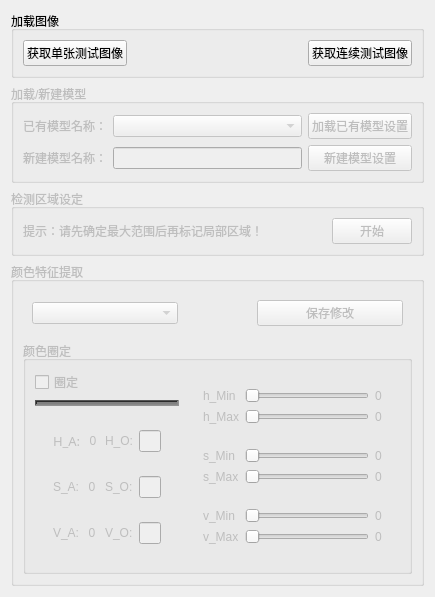
              <widget class="QWidget" name="pageCreateModel">
               <property name="geometry">
                <rect>
                 <x>0</x>
                 <y>0</y>
                 <width>435</width>
                 <height>585</height>
                </rect>
               </property>
               <attribute name="label">
                <string>模型建立</string>
               </attribute>
               <layout class="QGridLayout" name="gridLayout_10" rowstretch="1,1,1,6,1">
                <item row="1" column="0">
                 <widget class="QGroupBox" name="groupBoxLoadOrCreateModel">
                  <property name="enabled">
                   <bool>false</bool>
                  </property>
                  <property name="title">
                   <string>加载/新建模型</string>
                  </property>
                  <layout class="QGridLayout" name="gridLayout_6">
                   <item row="1" column="0">
                    <widget class="QLabel" name="label_2">
                     <property name="text">
                      <string>新建模型名称：</string>
                     </property>
                    </widget>
                   </item>
                   <item row="0" column="1">
                    <widget class="QComboBox" name="comboBoxHaveModel"/>
                   </item>
                   <item row="1" column="1">
                    <widget class="QLineEdit" name="lineEditNewModelName"/>
                   </item>
                   <item row="0" column="0">
                    <widget class="QLabel" name="label">
                     <property name="text">
                      <string>已有模型名称：</string>
                     </property>
                    </widget>
                   </item>
                   <item row="0" column="2">
                    <widget class="QPushButton" name="buttonLoadModel">
                     <property name="text">
                      <string>加载已有模型设置</string>
                     </property>
                    </widget>
                   </item>
                   <item row="1" column="2">
                    <widget class="QPushButton" name="buttonCreateNewModel">
                     <property name="text">
                      <string>新建模型设置</string>
                     </property>
                    </widget>
                   </item>
                  </layout>
                 </widget>
                </item>
                <item row="0" column="0">
                 <widget class="QGroupBox" name="groupBoxLoadImage">
                  <property name="title">
                   <string>加载图像</string>
                  </property>
                  <layout class="QGridLayout" name="gridLayout_11">
                   <item row="0" column="2">
                    <spacer name="horizontalSpacer_2">
                     <property name="orientation">
                      <enum>Qt::Horizontal</enum>
                     </property>
                     <property name="sizeHint" stdset="0">
                      <size>
                       <width>164</width>
                       <height>20</height>
                      </size>
                     </property>
                    </spacer>
                   </item>
                   <item row="0" column="0">
                    <widget class="QPushButton" name="buttonSingleImage">
                     <property name="sizePolicy">
                      <sizepolicy hsizetype="Minimum" vsizetype="Expanding">
                       <horstretch>0</horstretch>
                       <verstretch>0</verstretch>
                      </sizepolicy>
                     </property>
                     <property name="text">
                      <string>获取单张测试图像</string>
                     </property>
                    </widget>
                   </item>
                   <item row="0" column="3">
                    <widget class="QPushButton" name="buttonContinuousImage">
                     <property name="sizePolicy">
                      <sizepolicy hsizetype="Minimum" vsizetype="Expanding">
                       <horstretch>0</horstretch>
                       <verstretch>0</verstretch>
                      </sizepolicy>
                     </property>
                     <property name="text">
                      <string>获取连续测试图像</string>
                     </property>
                    </widget>
                   </item>
                  </layout>
                 </widget>
                </item>
                <item row="2" column="0">
                 <widget class="QGroupBox" name="groupBoxCircleROI">
                  <property name="enabled">
                   <bool>false</bool>
                  </property>
                  <property name="title">
                   <string>检测区域设定</string>
                  </property>
                  <layout class="QGridLayout" name="gridLayout_29" columnstretch="8,2">
                   <item row="0" column="1">
                    <widget class="QPushButton" name="buttonStartCircleROI">
                     <property name="text">
                      <string>开始</string>
                     </property>
                    </widget>
                   </item>
                   <item row="0" column="0">
                    <widget class="QLabel" name="label_14">
                     <property name="text">
                      <string>提示：请先确定最大范围后再标记局部区域！</string>
                     </property>
                    </widget>
                   </item>
                  </layout>
                 </widget>
                </item>
                <item row="3" column="0" rowspan="2">
                 <widget class="QGroupBox" name="groupBoxGetColor">
                  <property name="enabled">
                   <bool>false</bool>
                  </property>
                  <property name="title">
                   <string>颜色特征提取</string>
                  </property>
                  <layout class="QGridLayout" name="gridLayout_9" rowstretch="1,9" columnstretch="8">
                   <item row="0" column="0">
                    <widget class="QWidget" name="widget_4" native="true">
                     <layout class="QGridLayout" name="gridLayout_8" columnstretch="4,2,4">
                      <item row="0" column="2">
                       <widget class="QPushButton" name="buttonModifyColor">
                        <property name="sizePolicy">
                         <sizepolicy hsizetype="Minimum" vsizetype="Fixed">
                          <horstretch>0</horstretch>
                          <verstretch>0</verstretch>
                         </sizepolicy>
                        </property>
                        <property name="text">
                         <string>保存修改</string>
                        </property>
                       </widget>
                      </item>
                      <item row="0" column="1">
                       <spacer name="horizontalSpacer_3">
                        <property name="orientation">
                         <enum>Qt::Horizontal</enum>
                        </property>
                        <property name="sizeHint" stdset="0">
                         <size>
                          <width>82</width>
                          <height>20</height>
                         </size>
                        </property>
                       </spacer>
                      </item>
                      <item row="0" column="0">
                       <widget class="QComboBox" name="comboBoxHaveColor"/>
                      </item>
                     </layout>
                    </widget>
                   </item>
                   <item row="1" column="0">
                    <widget class="QGroupBox" name="groupBox_3">
                     <property name="title">
                      <string>颜色圈定</string>
                     </property>
                     <layout class="QGridLayout" name="gridLayout_7" rowstretch="1,3,6" columnstretch="4,6">
                      <item row="1" column="0">
                       <widget class="QLabel" name="labelDisplayColorThrd">
                        <property name="sizePolicy">
                         <sizepolicy hsizetype="Ignored" vsizetype="Ignored">
                          <horstretch>0</horstretch>
                          <verstretch>0</verstretch>
                         </sizepolicy>
                        </property>
                        <property name="styleSheet">
                         <string notr="true">background:gray</string>
                        </property>
                        <property name="frameShape">
                         <enum>QFrame::WinPanel</enum>
                        </property>
                        <property name="frameShadow">
                         <enum>QFrame::Sunken</enum>
                        </property>
                        <property name="text">
                         <string/>
                        </property>
                        <property name="alignment">
                         <set>Qt::AlignCenter</set>
                        </property>
                       </widget>
                      </item>
                      <item row="0" column="0">
                       <widget class="QCheckBox" name="checkBoxColorMark">
                        <property name="text">
                         <string>圈定</string>
                        </property>
                       </widget>
                      </item>
                      <item row="2" column="0">
                       <widget class="QWidget" name="widget_15" native="true">
                        <layout class="QGridLayout" name="gridLayout_35">
                         <item row="0" column="0">
                          <widget class="QWidget" name="widget_16" native="true">
                           <layout class="QGridLayout" name="gridLayout_34" columnstretch="1,1,1,1">
                            <item row="0" column="0">
                             <widget class="QLabel" name="label_20">
                              <property name="font">
                               <font>
                                <family>等线</family>
                                <pointsize>10</pointsize>
                                <weight>50</weight>
                                <bold>false</bold>
                               </font>
                              </property>
                              <property name="text">
                               <string>H_A:</string>
                              </property>
                             </widget>
                            </item>
                            <item row="0" column="1">
                             <widget class="QLabel" name="labelHAverage">
                              <property name="text">
                               <string>0</string>
                              </property>
                              <property name="alignment">
                               <set>Qt::AlignCenter</set>
                              </property>
                             </widget>
                            </item>
                            <item row="0" column="2">
                             <widget class="QLabel" name="label_21">
                              <property name="text">
                               <string>H_O:</string>
                              </property>
                             </widget>
                            </item>
                            <item row="0" column="3">
                             <widget class="QLineEdit" name="lineEditHOffset">
                              <property name="alignment">
                               <set>Qt::AlignCenter</set>
                              </property>
                             </widget>
                            </item>
                           </layout>
                          </widget>
                         </item>
                         <item row="1" column="0">
                          <widget class="QWidget" name="widget_17" native="true">
                           <layout class="QGridLayout" name="gridLayout_36" columnstretch="1,1,1,1">
                            <item row="0" column="0">
                             <widget class="QLabel" name="label_25">
                              <property name="text">
                               <string>S_A:</string>
                              </property>
                             </widget>
                            </item>
                            <item row="0" column="1">
                             <widget class="QLabel" name="labelSAverage">
                              <property name="text">
                               <string>0</string>
                              </property>
                              <property name="alignment">
                               <set>Qt::AlignCenter</set>
                              </property>
                             </widget>
                            </item>
                            <item row="0" column="2">
                             <widget class="QLabel" name="label_23">
                              <property name="text">
                               <string>S_O:</string>
                              </property>
                             </widget>
                            </item>
                            <item row="0" column="3">
                             <widget class="QLineEdit" name="lineEditSOffset">
                              <property name="alignment">
                               <set>Qt::AlignCenter</set>
                              </property>
                             </widget>
                            </item>
                           </layout>
                          </widget>
                         </item>
                         <item row="2" column="0">
                          <widget class="QWidget" name="widget_18" native="true">
                           <layout class="QGridLayout" name="gridLayout_37" columnstretch="1,1,1,1">
                            <item row="0" column="0">
                             <widget class="QLabel" name="label_26">
                              <property name="text">
                               <string>V_A:</string>
                              </property>
                             </widget>
                            </item>
                            <item row="0" column="1">
                             <widget class="QLabel" name="labelVAverage">
                              <property name="text">
                               <string>0</string>
                              </property>
                              <property name="alignment">
                               <set>Qt::AlignCenter</set>
                              </property>
                             </widget>
                            </item>
                            <item row="0" column="2">
                             <widget class="QLabel" name="label_28">
                              <property name="text">
                               <string>V_O:</string>
                              </property>
                             </widget>
                            </item>
                            <item row="0" column="3">
                             <widget class="QLineEdit" name="lineEditVOffset">
                              <property name="alignment">
                               <set>Qt::AlignCenter</set>
                              </property>
                             </widget>
                            </item>
                           </layout>
                          </widget>
                         </item>
                        </layout>
                       </widget>
                      </item>
                      <item row="0" column="1" rowspan="3">
                       <widget class="QWidget" name="widgetHSVVal" native="true">
                        <property name="enabled">
                         <bool>false</bool>
                        </property>
                        <layout class="QGridLayout" name="gridLayout_33">
                         <item row="0" column="0">
                          <widget class="QWidget" name="widget_7" native="true">
                           <layout class="QGridLayout" name="gridLayout_12">
                            <item row="0" column="1">
                             <widget class="QSlider" name="horizontalSliderHMin">
                              <property name="maximum">
                               <number>180</number>
                              </property>
                              <property name="orientation">
                               <enum>Qt::Horizontal</enum>
                              </property>
                              <property name="invertedAppearance">
                               <bool>false</bool>
                              </property>
                              <property name="tickPosition">
                               <enum>QSlider::NoTicks</enum>
                              </property>
                             </widget>
                            </item>
                            <item row="0" column="0">
                             <widget class="QLabel" name="label_3">
                              <property name="text">
                               <string>h_Min</string>
                              </property>
                             </widget>
                            </item>
                            <item row="1" column="0">
                             <widget class="QLabel" name="label_17">
                              <property name="text">
                               <string>h_Max</string>
                              </property>
                             </widget>
                            </item>
                            <item row="1" column="2">
                             <widget class="QLabel" name="labelhMaxVal">
                              <property name="text">
                               <string>0</string>
                              </property>
                              <property name="alignment">
                               <set>Qt::AlignCenter</set>
                              </property>
                             </widget>
                            </item>
                            <item row="0" column="2">
                             <widget class="QLabel" name="labelhMinVal">
                              <property name="text">
                               <string>0</string>
                              </property>
                              <property name="alignment">
                               <set>Qt::AlignCenter</set>
                              </property>
                             </widget>
                            </item>
                            <item row="1" column="1">
                             <widget class="QSlider" name="horizontalSliderHMax">
                              <property name="maximum">
                               <number>180</number>
                              </property>
                              <property name="orientation">
                               <enum>Qt::Horizontal</enum>
                              </property>
                             </widget>
                            </item>
                           </layout>
                          </widget>
                         </item>
                         <item row="1" column="0">
                          <widget class="QWidget" name="widget_13" native="true">
                           <layout class="QGridLayout" name="gridLayout_31">
                            <item row="0" column="0">
                             <widget class="QLabel" name="label_15">
                              <property name="text">
                               <string>s_Min</string>
                              </property>
                             </widget>
                            </item>
                            <item row="0" column="1">
                             <widget class="QSlider" name="horizontalSliderSMin">
                              <property name="maximum">
                               <number>255</number>
                              </property>
                              <property name="orientation">
                               <enum>Qt::Horizontal</enum>
                              </property>
                             </widget>
                            </item>
                            <item row="0" column="2">
                             <widget class="QLabel" name="labelsMinVal">
                              <property name="text">
                               <string>0</string>
                              </property>
                              <property name="alignment">
                               <set>Qt::AlignCenter</set>
                              </property>
                             </widget>
                            </item>
                            <item row="1" column="0">
                             <widget class="QLabel" name="label_18">
                              <property name="text">
                               <string>s_Max</string>
                              </property>
                             </widget>
                            </item>
                            <item row="1" column="1">
                             <widget class="QSlider" name="horizontalSliderSMax">
                              <property name="maximum">
                               <number>255</number>
                              </property>
                              <property name="orientation">
                               <enum>Qt::Horizontal</enum>
                              </property>
                             </widget>
                            </item>
                            <item row="1" column="2">
                             <widget class="QLabel" name="labelsMaxVal">
                              <property name="text">
                               <string>0</string>
                              </property>
                              <property name="alignment">
                               <set>Qt::AlignCenter</set>
                              </property>
                             </widget>
                            </item>
                           </layout>
                          </widget>
                         </item>
                         <item row="2" column="0">
                          <widget class="QWidget" name="widget_14" native="true">
                           <layout class="QGridLayout" name="gridLayout_32">
                            <item row="0" column="0">
                             <widget class="QLabel" name="label_19">
                              <property name="text">
                               <string>v_Min</string>
                              </property>
                             </widget>
                            </item>
                            <item row="0" column="1">
                             <widget class="QSlider" name="horizontalSliderVMin">
                              <property name="maximum">
                               <number>255</number>
                              </property>
                              <property name="orientation">
                               <enum>Qt::Horizontal</enum>
                              </property>
                             </widget>
                            </item>
                            <item row="0" column="2">
                             <widget class="QLabel" name="labelvMinVal">
                              <property name="text">
                               <string>0</string>
                              </property>
                              <property name="alignment">
                               <set>Qt::AlignCenter</set>
                              </property>
                             </widget>
                            </item>
                            <item row="1" column="0">
                             <widget class="QLabel" name="label_16">
                              <property name="text">
                               <string>v_Max</string>
                              </property>
                             </widget>
                            </item>
                            <item row="1" column="1">
                             <widget class="QSlider" name="horizontalSliderVMax">
                              <property name="maximum">
                               <number>255</number>
                              </property>
                              <property name="orientation">
                               <enum>Qt::Horizontal</enum>
                              </property>
                             </widget>
                            </item>
                            <item row="1" column="2">
                             <widget class="QLabel" name="labelvMaxVal">
                              <property name="text">
                               <string>0</string>
                              </property>
                              <property name="alignment">
                               <set>Qt::AlignCenter</set>
                              </property>
                             </widget>
                            </item>
                           </layout>
                          </widget>
                         </item>
                        </layout>
                       </widget>
                      </item>
                     </layout>
                    </widget>
                   </item>
                  </layout>
                 </widget>
                </item>
               </layout>
              </widget>
